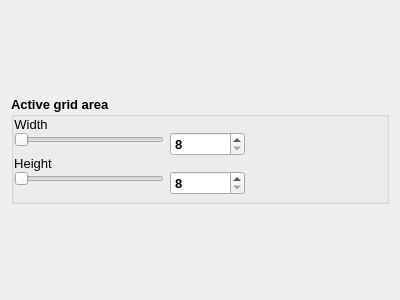
<?xml version="1.0" encoding="UTF-8"?>
<ui version="4.0">
 <class>Form</class>
 <widget class="QWidget" name="Form">
  <property name="geometry">
   <rect>
    <x>0</x>
    <y>0</y>
    <width>400</width>
    <height>300</height>
   </rect>
  </property>
  <property name="windowTitle">
   <string>Form</string>
  </property>
  <layout class="QGridLayout" name="gridLayout">
   <item row="0" column="0">
    <widget class="QGroupBox" name="groupBox">
     <property name="sizePolicy">
      <sizepolicy hsizetype="Preferred" vsizetype="Maximum">
       <horstretch>0</horstretch>
       <verstretch>0</verstretch>
      </sizepolicy>
     </property>
     <property name="font">
      <font>
       <pointsize>10</pointsize>
       <bold>true</bold>
      </font>
     </property>
     <property name="layoutDirection">
      <enum>Qt::LeftToRight</enum>
     </property>
     <property name="autoFillBackground">
      <bool>false</bool>
     </property>
     <property name="title">
      <string>Active grid area</string>
     </property>
     <layout class="QFormLayout" name="formLayout">
      <property name="verticalSpacing">
       <number>0</number>
      </property>
      <property name="leftMargin">
       <number>0</number>
      </property>
      <property name="topMargin">
       <number>0</number>
      </property>
      <property name="rightMargin">
       <number>6</number>
      </property>
      <property name="bottomMargin">
       <number>6</number>
      </property>
      <item row="0" column="0">
       <widget class="QLabel" name="label_2">
        <property name="font">
         <font>
          <pointsize>10</pointsize>
          <bold>false</bold>
         </font>
        </property>
        <property name="text">
         <string>Width</string>
        </property>
        <property name="alignment">
         <set>Qt::AlignCenter</set>
        </property>
       </widget>
      </item>
      <item row="1" column="0">
       <widget class="QSlider" name="width_slider">
        <property name="sizePolicy">
         <sizepolicy hsizetype="MinimumExpanding" vsizetype="Fixed">
          <horstretch>0</horstretch>
          <verstretch>0</verstretch>
         </sizepolicy>
        </property>
        <property name="minimumSize">
         <size>
          <width>150</width>
          <height>0</height>
         </size>
        </property>
        <property name="minimum">
         <number>8</number>
        </property>
        <property name="maximum">
         <number>4096</number>
        </property>
        <property name="singleStep">
         <number>8</number>
        </property>
        <property name="pageStep">
         <number>8</number>
        </property>
        <property name="value">
         <number>8</number>
        </property>
        <property name="orientation">
         <enum>Qt::Horizontal</enum>
        </property>
        <property name="tickPosition">
         <enum>QSlider::NoTicks</enum>
        </property>
        <property name="tickInterval">
         <number>8</number>
        </property>
       </widget>
      </item>
      <item row="1" column="1">
       <widget class="QSpinBox" name="width_spinbox">
        <property name="sizePolicy">
         <sizepolicy hsizetype="Maximum" vsizetype="Fixed">
          <horstretch>0</horstretch>
          <verstretch>0</verstretch>
         </sizepolicy>
        </property>
        <property name="minimumSize">
         <size>
          <width>0</width>
          <height>0</height>
         </size>
        </property>
        <property name="maximumSize">
         <size>
          <width>75</width>
          <height>16777215</height>
         </size>
        </property>
        <property name="font">
         <font>
          <pointsize>10</pointsize>
          <bold>true</bold>
         </font>
        </property>
        <property name="minimum">
         <number>8</number>
        </property>
        <property name="maximum">
         <number>4096</number>
        </property>
        <property name="singleStep">
         <number>8</number>
        </property>
        <property name="value">
         <number>8</number>
        </property>
        <property name="displayIntegerBase">
         <number>10</number>
        </property>
       </widget>
      </item>
      <item row="2" column="0">
       <widget class="QLabel" name="label">
        <property name="font">
         <font>
          <pointsize>10</pointsize>
          <bold>false</bold>
         </font>
        </property>
        <property name="text">
         <string>Height</string>
        </property>
        <property name="alignment">
         <set>Qt::AlignCenter</set>
        </property>
       </widget>
      </item>
      <item row="3" column="0">
       <widget class="QSlider" name="height_slider">
        <property name="sizePolicy">
         <sizepolicy hsizetype="MinimumExpanding" vsizetype="Fixed">
          <horstretch>0</horstretch>
          <verstretch>0</verstretch>
         </sizepolicy>
        </property>
        <property name="minimumSize">
         <size>
          <width>150</width>
          <height>0</height>
         </size>
        </property>
        <property name="sizeIncrement">
         <size>
          <width>0</width>
          <height>0</height>
         </size>
        </property>
        <property name="font">
         <font>
          <pointsize>11</pointsize>
          <bold>true</bold>
         </font>
        </property>
        <property name="minimum">
         <number>1</number>
        </property>
        <property name="maximum">
         <number>4096</number>
        </property>
        <property name="singleStep">
         <number>8</number>
        </property>
        <property name="pageStep">
         <number>8</number>
        </property>
        <property name="value">
         <number>8</number>
        </property>
        <property name="sliderPosition">
         <number>8</number>
        </property>
        <property name="orientation">
         <enum>Qt::Horizontal</enum>
        </property>
        <property name="tickInterval">
         <number>8</number>
        </property>
       </widget>
      </item>
      <item row="3" column="1">
       <widget class="QSpinBox" name="height_spinbox">
        <property name="sizePolicy">
         <sizepolicy hsizetype="Maximum" vsizetype="Fixed">
          <horstretch>0</horstretch>
          <verstretch>0</verstretch>
         </sizepolicy>
        </property>
        <property name="minimumSize">
         <size>
          <width>0</width>
          <height>0</height>
         </size>
        </property>
        <property name="maximumSize">
         <size>
          <width>75</width>
          <height>16777215</height>
         </size>
        </property>
        <property name="font">
         <font>
          <pointsize>10</pointsize>
          <bold>true</bold>
         </font>
        </property>
        <property name="minimum">
         <number>8</number>
        </property>
        <property name="maximum">
         <number>4096</number>
        </property>
        <property name="singleStep">
         <number>8</number>
        </property>
        <property name="value">
         <number>8</number>
        </property>
        <property name="displayIntegerBase">
         <number>10</number>
        </property>
       </widget>
      </item>
     </layout>
    </widget>
   </item>
  </layout>
 </widget>
 <resources/>
 <connections/>
</ui>
